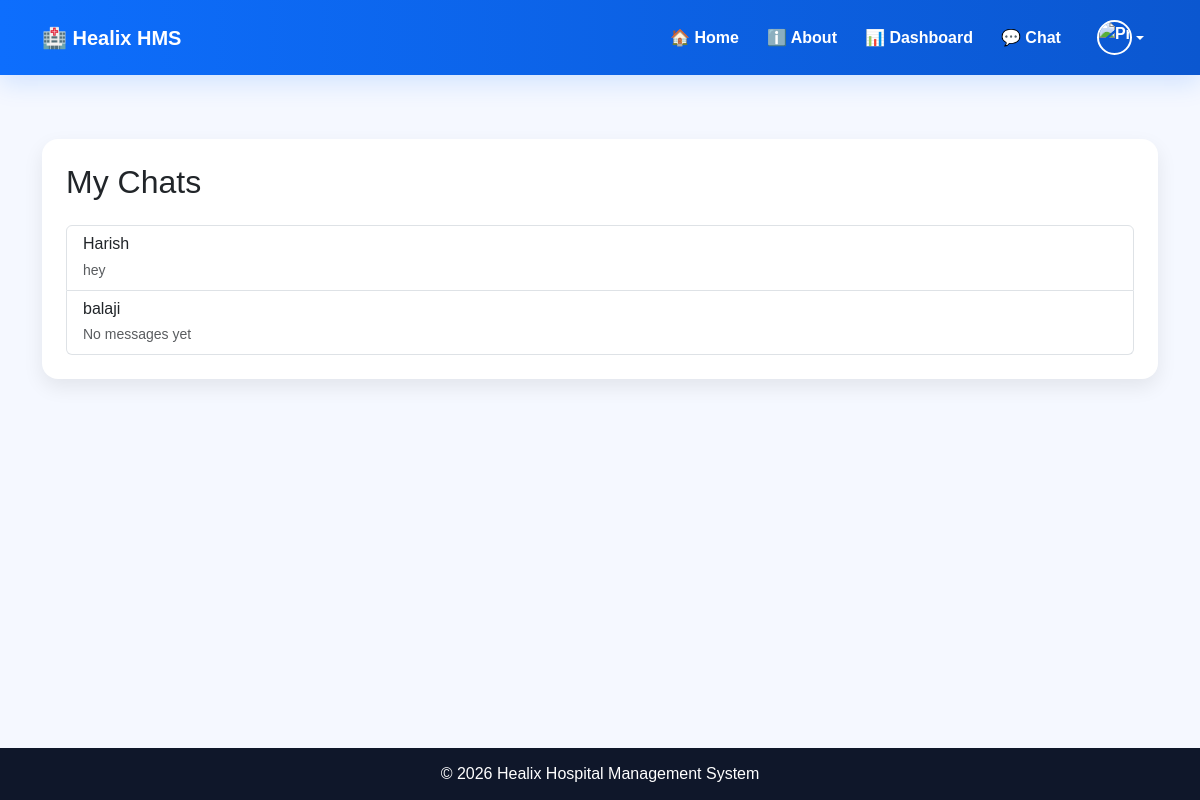
Page /my-chats/ (signed in) on the committed database.
### core/models.py (models this page shows, shortened)
class ChatRoom(models.Model):
    patient = models.ForeignKey(User, on_delete=models.CASCADE, related_name='patient_rooms')
    doctor = models.ForeignKey(User, on_delete=models.CASCADE, related_name='doctor_rooms')
    created_at = models.DateTimeField(auto_now_add=True)
    class Meta:
        unique_together = ('patient', 'doctor')

class ChatMessage(models.Model):
    room = models.ForeignKey(ChatRoom, on_delete=models.CASCADE, related_name='messages')
    sender = models.ForeignKey(User, on_delete=models.CASCADE)
    message = models.TextField()
    timestamp = models.DateTimeField(auto_now_add=True)
    is_read = models.BooleanField(default=False)
    class Meta:
        ordering = ['timestamp']

### core/views.py (the view)
# urls.py: path('my-chats/', views.my_chats, name='my_chats'),
@login_required
def my_chats(request):
    if request.user.profile.role == 'patient':
        rooms = ChatRoom.objects.filter(patient=request.user).select_related('doctor', 'patient', 'doctor__profile')
    elif request.user.profile.role == 'doctor':
        rooms = ChatRoom.objects.filter(doctor=request.user).select_related('doctor', 'patient', 'patient__profile')
    else:
        rooms = ChatRoom.objects.none()
    room_list = []
    for room in rooms:
        unread_count = room.messages.filter(is_read=False).exclude(sender=request.user).count()
        last_message = room.messages.order_by('-timestamp').first()
        other_user = room.doctor if request.user == room.patient else room.patient
        room_list.append({
            'room': room,
            'other_user': other_user,
            'unread_count': unread_count,
            'last_message': last_message,
        })
    return render(request, 'chat/my_chats.html', {'room_list': room_list})

### templates/chat/my_chats.html (shortened to what this page needs)
{% extends 'base.html' %}
{% block content %}
<div class="container py-5">
    <div class="box">
        <h2 class="mb-4">My Chats</h2>
        <div class="list-group">
            {% for item in room_list %}
            <a href="{% url 'chat_room' item.room.id %}" class="list-group-item list-group-item-action d-flex justify-content-between align-items-center">
                <div>
                    <h6 class="mb-1">{{ item.other_user.get_full_name|default:item.other_user.username }}</h6>
                    <small class="text-muted">
                        {% if item.last_message %}
                            {{ item.last_message.message|truncatechars:40 }}
                        {% else %}
                            No messages yet
                        {% endif %}
                    </small>
                </div>
            </a>
            {% empty %}
            <div class="alert alert-info">No chat rooms found.</div>
            {% endfor %}
        </div>
    </div>
</div>
{% endblock %}

### templates/base.html (style rules this page uses)
body { background: #f5f8ff; font-family: Arial, sans-serif; min-height: 100vh; display: flex; flex-direction: column; }
.box, .card-box, .card-stat { background: #fff; border-radius: 16px; box-shadow: 0 8px 20px rgba(0, 0, 0, 0.08); padding: 24px; border: none; }

### rows in the picture
ChatRoom: other_user.get_full_name "Harish", last_message.message "hey"
ChatRoom: other_user.get_full_name "balaji", shows "No messages yet"
